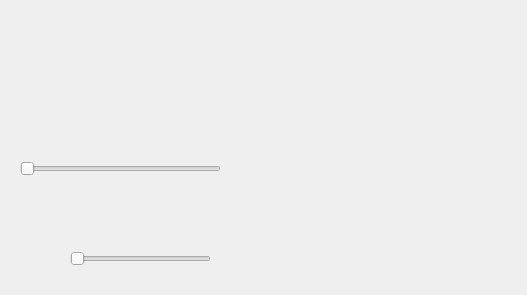
<?xml version="1.0" encoding="UTF-8"?>
<ui version="4.0">
 <class>PlayerWindow</class>
 <widget class="QWidget" name="PlayerWindow">
  <property name="geometry">
   <rect>
    <x>0</x>
    <y>0</y>
    <width>527</width>
    <height>295</height>
   </rect>
  </property>
  <property name="windowTitle">
   <string>Form</string>
  </property>
  <widget class="QPushButton" name="homeButton">
   <property name="geometry">
    <rect>
     <x>10</x>
     <y>10</y>
     <width>41</width>
     <height>41</height>
    </rect>
   </property>
   <property name="styleSheet">
    <string notr="true">background: transparent;
        border: none;
        padding: 0px;</string>
   </property>
   <property name="text">
    <string/>
   </property>
   <property name="icon">
    <iconset resource="img.qrc">
     <normaloff>:/img/home.png</normaloff>:/img/home.png</iconset>
   </property>
   <property name="iconSize">
    <size>
     <width>40</width>
     <height>40</height>
    </size>
   </property>
  </widget>
  <widget class="QPushButton" name="uploadButton">
   <property name="geometry">
    <rect>
     <x>140</x>
     <y>190</y>
     <width>41</width>
     <height>41</height>
    </rect>
   </property>
   <property name="styleSheet">
    <string notr="true">background: transparent;
        border: none;
        padding: 0px;</string>
   </property>
   <property name="text">
    <string/>
   </property>
   <property name="icon">
    <iconset resource="img.qrc">
     <normaloff>:/img/upload.png</normaloff>:/img/upload.png</iconset>
   </property>
   <property name="iconSize">
    <size>
     <width>40</width>
     <height>40</height>
    </size>
   </property>
  </widget>
  <widget class="QPushButton" name="infoButton">
   <property name="geometry">
    <rect>
     <x>190</x>
     <y>10</y>
     <width>41</width>
     <height>41</height>
    </rect>
   </property>
   <property name="styleSheet">
    <string notr="true">background: transparent;
        border: none;
        padding: 0px;</string>
   </property>
   <property name="text">
    <string/>
   </property>
   <property name="icon">
    <iconset resource="img.qrc">
     <normaloff>:/img/info.png</normaloff>:/img/info.png</iconset>
   </property>
   <property name="iconSize">
    <size>
     <width>40</width>
     <height>40</height>
    </size>
   </property>
  </widget>
  <widget class="QPushButton" name="prevButton">
   <property name="geometry">
    <rect>
     <x>20</x>
     <y>190</y>
     <width>41</width>
     <height>41</height>
    </rect>
   </property>
   <property name="styleSheet">
    <string notr="true">background: transparent;
        border: none;
        padding: 0px;</string>
   </property>
   <property name="text">
    <string/>
   </property>
   <property name="icon">
    <iconset resource="img.qrc">
     <normaloff>:/img/previous.png</normaloff>:/img/previous.png</iconset>
   </property>
   <property name="iconSize">
    <size>
     <width>40</width>
     <height>40</height>
    </size>
   </property>
  </widget>
  <widget class="QPushButton" name="stopButton">
   <property name="geometry">
    <rect>
     <x>60</x>
     <y>190</y>
     <width>41</width>
     <height>41</height>
    </rect>
   </property>
   <property name="styleSheet">
    <string notr="true">background: transparent;
        border: none;
        padding: 0px;</string>
   </property>
   <property name="text">
    <string/>
   </property>
   <property name="icon">
    <iconset resource="img.qrc">
     <normaloff>:/img/start.png</normaloff>:/img/start.png</iconset>
   </property>
   <property name="iconSize">
    <size>
     <width>40</width>
     <height>40</height>
    </size>
   </property>
  </widget>
  <widget class="QPushButton" name="pauseButton">
   <property name="geometry">
    <rect>
     <x>100</x>
     <y>190</y>
     <width>41</width>
     <height>41</height>
    </rect>
   </property>
   <property name="styleSheet">
    <string notr="true">background: transparent;
        border: none;
        padding: 0px;</string>
   </property>
   <property name="text">
    <string/>
   </property>
   <property name="icon">
    <iconset resource="img.qrc">
     <normaloff>:/img/play.png</normaloff>:/img/play.png</iconset>
   </property>
   <property name="iconSize">
    <size>
     <width>40</width>
     <height>40</height>
    </size>
   </property>
  </widget>
  <widget class="QPushButton" name="nextButton">
   <property name="geometry">
    <rect>
     <x>180</x>
     <y>190</y>
     <width>41</width>
     <height>41</height>
    </rect>
   </property>
   <property name="styleSheet">
    <string notr="true">background: transparent;
        border: none;
        padding: 0px;</string>
   </property>
   <property name="text">
    <string/>
   </property>
   <property name="icon">
    <iconset resource="img.qrc">
     <normaloff>:/img/next.png</normaloff>:/img/next.png</iconset>
   </property>
   <property name="iconSize">
    <size>
     <width>40</width>
     <height>40</height>
    </size>
   </property>
  </widget>
  <widget class="QTableWidget" name="Table">
   <property name="geometry">
    <rect>
     <x>240</x>
     <y>10</y>
     <width>271</width>
     <height>271</height>
    </rect>
   </property>
   <property name="styleSheet">
    <string notr="true">QTableWidget {
       background-color: transparent;
       color: white;
       gridline-color: rgba(255, 255, 255, 50);
    }
    QHeaderView::section {
       background-color: transparent;
       color: white;
       border: 1px solid rgba(255, 255, 255, 50);
    }
    QTableCornerButton::section {
       background-color: transparent;
       border: 1px solid rgba(255, 255, 255, 50);
    }</string>
   </property>
  </widget>
  <widget class="QPushButton" name="muteButton">
   <property name="geometry">
    <rect>
     <x>20</x>
     <y>240</y>
     <width>41</width>
     <height>41</height>
    </rect>
   </property>
   <property name="styleSheet">
    <string notr="true">background: transparent;
        border: none;
        padding: 0px;</string>
   </property>
   <property name="text">
    <string/>
   </property>
   <property name="icon">
    <iconset resource="img.qrc">
     <normaloff>:/img/volume.png</normaloff>:/img/volume.png</iconset>
   </property>
   <property name="iconSize">
    <size>
     <width>40</width>
     <height>40</height>
    </size>
   </property>
  </widget>
  <widget class="QSlider" name="volumeSlider">
   <property name="geometry">
    <rect>
     <x>70</x>
     <y>250</y>
     <width>141</width>
     <height>18</height>
    </rect>
   </property>
   <property name="orientation">
    <enum>Qt::Orientation::Horizontal</enum>
   </property>
  </widget>
  <widget class="QLabel" name="vinylLabel">
   <property name="geometry">
    <rect>
     <x>60</x>
     <y>30</y>
     <width>121</width>
     <height>121</height>
    </rect>
   </property>
   <property name="text">
    <string/>
   </property>
   <property name="pixmap">
    <pixmap resource="img.qrc">:/img/vinyl.ico</pixmap>
   </property>
   <property name="scaledContents">
    <bool>true</bool>
   </property>
  </widget>
  <widget class="QSlider" name="progressSlider">
   <property name="geometry">
    <rect>
     <x>20</x>
     <y>160</y>
     <width>201</width>
     <height>18</height>
    </rect>
   </property>
   <property name="orientation">
    <enum>Qt::Orientation::Horizontal</enum>
   </property>
  </widget>
 </widget>
 <resources>
  <include location="img.qrc"/>
 </resources>
 <connections/>
</ui>
